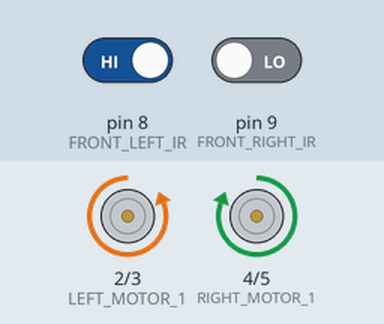
This sketch was run on a simulated Arduino Uno, built with avr-gcc and run on an emulated ATmega328P. Shown: motor-driver pin pairs drawn as motors (green arrow = first pin HIGH = forward, orange = second pin HIGH = backward, longer = more drive). The test bench sets the inputs (shaded band); at power-on: pin 8 (FRONT_LEFT_IR) HIGH, pin 9 (FRONT_RIGHT_IR) LOW.

Above: at 6.2 s.
6.3 s: pin 8 (FRONT_LEFT_IR) driven LOW
At 7.1 s:
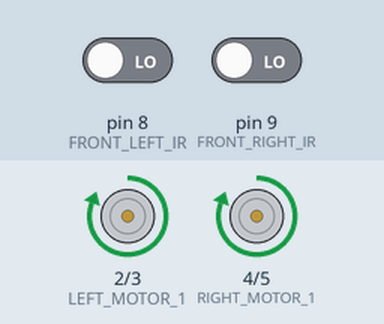
7.8 s: pin 9 (FRONT_RIGHT_IR) driven HIGH
At 8.5 s:
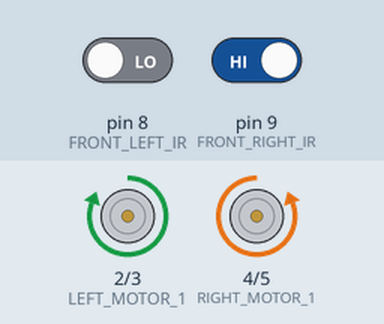
9.3 s: pin 9 (FRONT_RIGHT_IR) driven LOW
At 10.5 s:
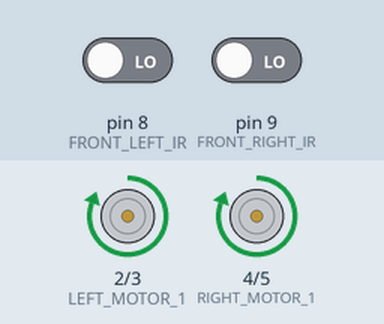
10.8 s: pin 8 (FRONT_LEFT_IR) driven HIGH
At 11.9 s:
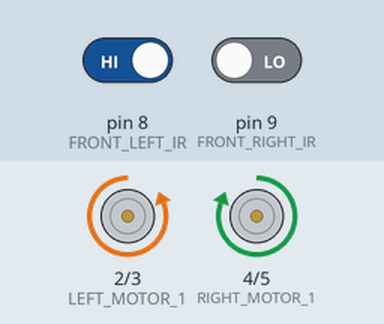
Timing chart, 0 to 13.3 s (numbered marks = the images above; inputs shaded):
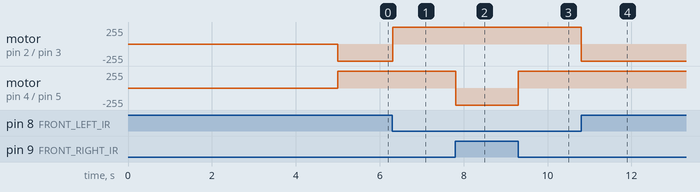

The sketch:

Line_Follower_Robot.ino
```cpp
 //!!AUM!!
//INIT...

#define LEFT_MOTOR_1        2
#define LEFT_MOTOR_2        3
#define RIGHT_MOTOR_1       4
#define RIGHT_MOTOR_2       5

#define FRONT_LEFT_IR       8
#define FRONT_RIGHT_IR      9

#define MOV_FORWARD       0
#define MOV_BACKWARD      1
#define MOV_LEFT          2
#define MOV_RIGHT         3
#define MOV_STOP          4


void setup()
{  // put your setup code here, to run once:
  pinMode(LEFT_MOTOR_1,OUTPUT);
  pinMode(LEFT_MOTOR_2,OUTPUT);
  pinMode(RIGHT_MOTOR_1,OUTPUT);
  pinMode(RIGHT_MOTOR_2,OUTPUT);

  digitalWrite(LEFT_MOTOR_1,LOW);
  digitalWrite(LEFT_MOTOR_2,LOW);
  digitalWrite(RIGHT_MOTOR_1,LOW);
  digitalWrite(RIGHT_MOTOR_2,LOW);


  pinMode(FRONT_RIGHT_IR,INPUT);
  pinMode(FRONT_LEFT_IR,INPUT);

  Serial.begin(9600);
  delay(5000);
}

unsigned int base_ms = 0,duration_1  = 0;

void loop()
{ char FrontCenterIR = 0,FrontRightIR = 0,FrontLeftIR = 0;

  FrontRightIR = digitalRead(FRONT_RIGHT_IR);
  FrontLeftIR = digitalRead(FRONT_LEFT_IR);


     if((FrontLeftIR == 0)&&(FrontRightIR == 0))        //Forward Action
     {   ROBOT_MOVMENT(MOV_FORWARD);
     }
     if((FrontLeftIR == 0)&&(FrontRightIR == 1))        //Left Action
     {   ROBOT_MOVMENT(MOV_LEFT);
     }
     if((FrontLeftIR == 1)&&(FrontRightIR == 0))        //Right Action
     {   ROBOT_MOVMENT(MOV_RIGHT);
     }

     if((FrontLeftIR == 1)&&(FrontRightIR == 1))        //Stop Action
     {   ROBOT_MOVMENT(MOV_STOP);
     }
    delay(10);

}


void ROBOT_MOVMENT(char MOVMENT)
{ if(MOVMENT == MOV_FORWARD)
  {   digitalWrite(LEFT_MOTOR_1,HIGH);
      digitalWrite(LEFT_MOTOR_2,LOW);
      digitalWrite(RIGHT_MOTOR_1,HIGH);
      digitalWrite(RIGHT_MOTOR_2,LOW);
  }
  if(MOVMENT == MOV_BACKWARD)
  {   digitalWrite(LEFT_MOTOR_1,LOW);
      digitalWrite(LEFT_MOTOR_2,HIGH);
      digitalWrite(RIGHT_MOTOR_1,LOW);
      digitalWrite(RIGHT_MOTOR_2,HIGH);
  }
  if(MOVMENT == MOV_LEFT)
  {   digitalWrite(LEFT_MOTOR_1,HIGH);
      digitalWrite(LEFT_MOTOR_2,LOW);
      digitalWrite(RIGHT_MOTOR_1,LOW);
      digitalWrite(RIGHT_MOTOR_2,HIGH);
  }
  if(MOVMENT == MOV_RIGHT)
  {   digitalWrite(LEFT_MOTOR_1,LOW);
      digitalWrite(LEFT_MOTOR_2,HIGH);
      digitalWrite(RIGHT_MOTOR_1,HIGH);
      digitalWrite(RIGHT_MOTOR_2,LOW);
  }

  if(MOVMENT == MOV_STOP)
  {   digitalWrite(LEFT_MOTOR_1,LOW);
      digitalWrite(LEFT_MOTOR_2,LOW);
      digitalWrite(RIGHT_MOTOR_1,LOW);
      digitalWrite(RIGHT_MOTOR_2,LOW);
  }
}
```

Measured:
- after the input at 6.3 s, motor on pin 2 (LEFT_MOTOR_1) / pin 3 (LEFT_MOTOR_2): backward 255/255 → forward 255/255 at once
- after the input at 7.8 s, motor on pin 4 (RIGHT_MOTOR_1) / pin 5 (RIGHT_MOTOR_2): forward 255/255 → backward 255/255 at once
- after the input at 9.3 s, motor on pin 4 (RIGHT_MOTOR_1) / pin 5 (RIGHT_MOTOR_2): backward 255/255 → forward 255/255 at once
- after the input at 10.8 s, motor on pin 2 (LEFT_MOTOR_1) / pin 3 (LEFT_MOTOR_2): forward 255/255 → backward 255/255 at once
